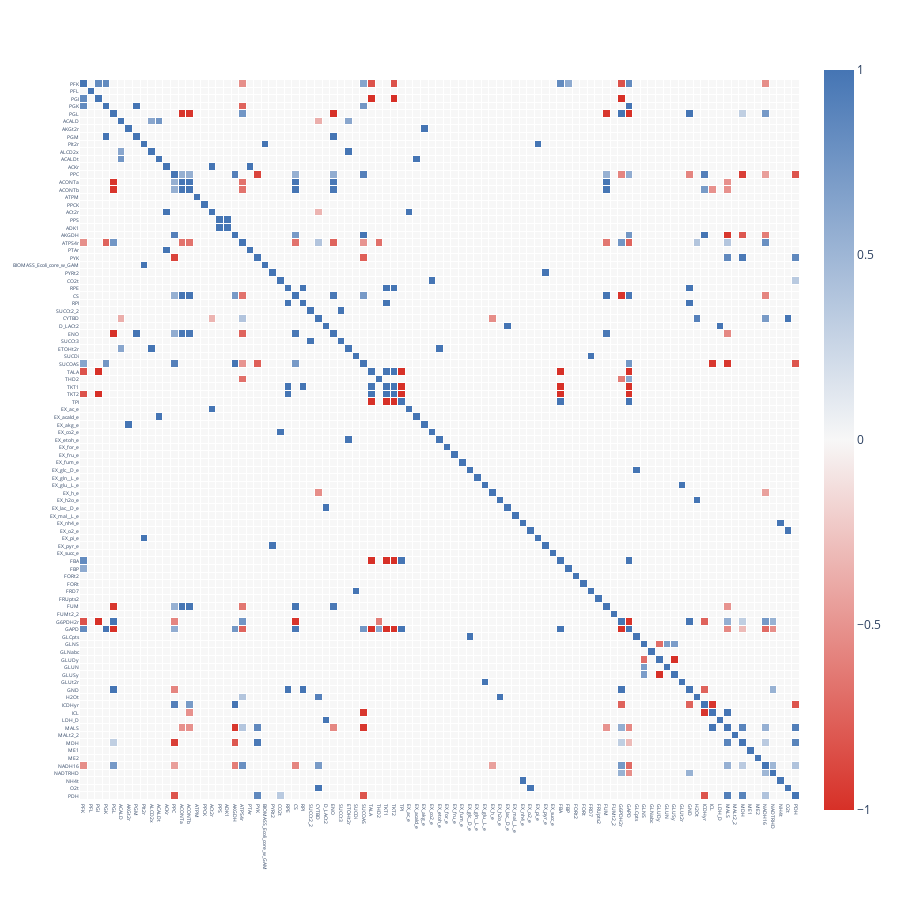
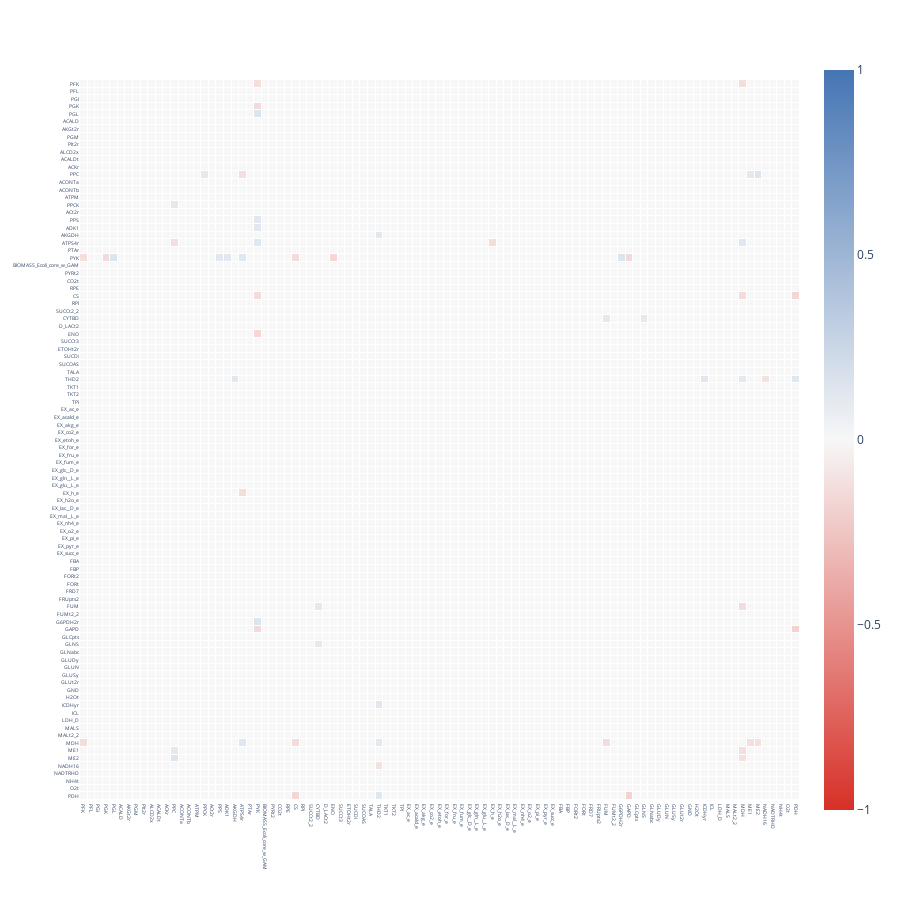
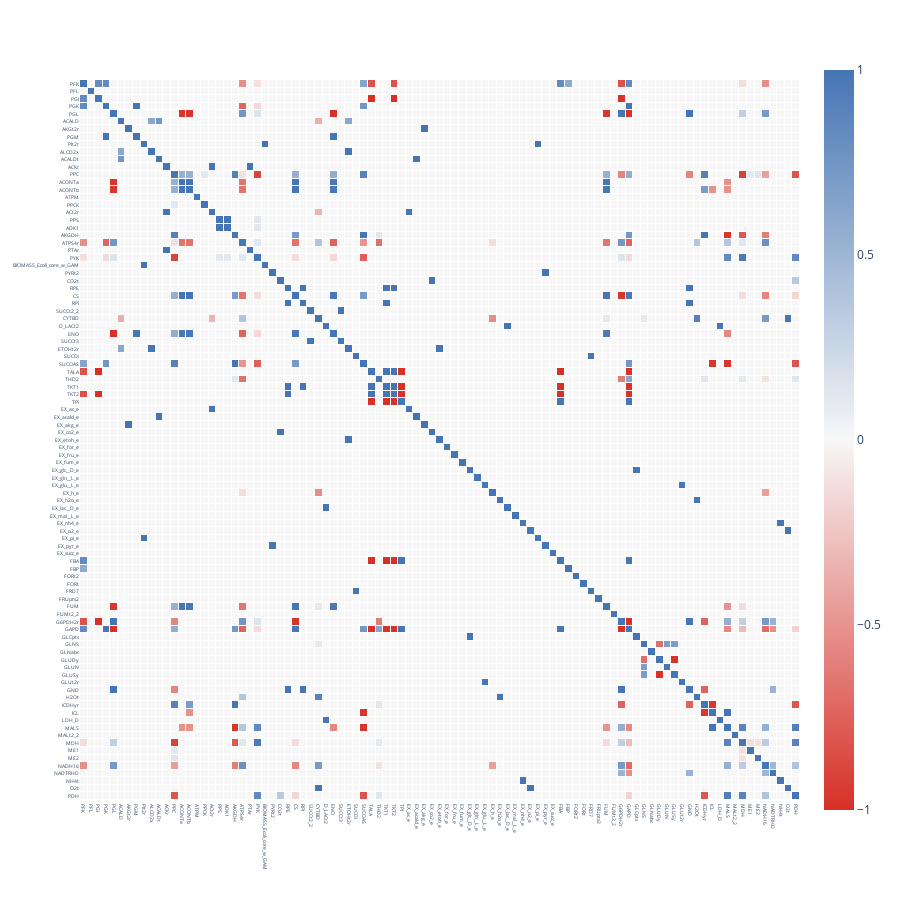

Notebook cell for these charts, in order:
### Code cell
cobra_reactions_str = [str(reaction.id) for reaction in ec_cobra_model.reactions]

plot_correlation_matrix(linear_correlation_matrix, cobra_reactions_str)
plot_correlation_matrix(non_linear_correlation_matrix, cobra_reactions_str)
plot_correlation_matrix(mixed_correlation_matrix, cobra_reactions_str)

### Figure 1 — Plotly figure (JSON) as saved in the notebook; plotly's stock layout.template omitted (floating-point values rounded to 4 significant figures; data arrays with more than 128 entries replaced by an {"elided": "..."} marker saying what was removed)
{"data": [{"coloraxis": "coloraxis", "hoverongaps": false, "hovertemplate": "x: %{x}<br>y: %{y}<br>color: %{z}<extra></extra>", "name": "0", "type": "heatmap", "x": ["PFK", "PFL", "PGI", "PGK", "PGL", "ACALD", "AKGt2r", "PGM", "PIt2r", "ALCD2x", "ACALDt", "ACKr", "PPC", "ACONTa", "ACONTb", "ATPM", "PPCK", "ACt2r", "PPS", "ADK1", "AKGDH", "ATPS4r", "PTAr", "PYK", "BIOMASS_Ecoli_core_w_GAM", "PYRt2", "CO2t", "RPE", "CS", "RPI", "SUCCt2_2", "CYTBD", "D_LACt2", "ENO", "SUCCt3", "ETOHt2r", "SUCDi", "SUCOAS", "TALA", "THD2", "TKT1", "TKT2", "TPI", "EX_ac_e", "EX_acald_e", "EX_akg_e", "EX_co2_e", "EX_etoh_e", "EX_for_e", "EX_fru_e", "EX_fum_e", "EX_glc__D_e", "EX_gln__L_e", "EX_glu__L_e", "EX_h_e", "EX_h2o_e", "EX_lac__D_e", "EX_mal__L_e", "EX_nh4_e", "EX_o2_e", "EX_pi_e", "EX_pyr_e", "EX_succ_e", "FBA", "FBP", "FORt2", "FORt", "FRD7", "FRUpts2", "FUM", "FUMt2_2", "G6PDH2r", "GAPD", "GLCpts", "GLNS", "GLNabc", "GLUDy", "GLUN", "GLUSy", "GLUt2r", "GND", "H2Ot", "ICDHyr", "ICL", "LDH_D", "MALS", "MALt2_2", "MDH", "ME1", "ME2", "NADH16", "NADTRHD", "NH4t", "O2t", "PDH"], "xaxis": "x", "xgap": 1, "y": ["PFK", "PFL", "PGI", "PGK", "PGL", "ACALD", "AKGt2r", "PGM", "PIt2r", "ALCD2x", "ACALDt", "ACKr", "PPC", "ACONTa", "ACONTb", "ATPM", "PPCK", "ACt2r", "PPS", "ADK1", "AKGDH", "ATPS4r", "PTAr", "PYK", "BIOMASS_Ecoli_core_w_GAM", "PYRt2", "CO2t", "RPE", "CS", "RPI", "SUCCt2_2", "CYTBD", "D_LACt2", "ENO", "SUCCt3", "ETOHt2r", "SUCDi", "SUCOAS", "TALA", "THD2", "TKT1", "TKT2", "TPI", "EX_ac_e", "EX_acald_e", "EX_akg_e", "EX_co2_e", "EX_etoh_e", "EX_for_e", "EX_fru_e", "EX_fum_e", "EX_glc__D_e", "EX_gln__L_e", "EX_glu__L_e", "EX_h_e", "EX_h2o_e", "EX_lac__D_e", "EX_mal__L_e", "EX_nh4_e", "EX_o2_e", "EX_pi_e", "EX_pyr_e", "EX_succ_e", "FBA", "FBP", "FORt2", "FORt", "FRD7", "FRUpts2", "FUM", "FUMt2_2", "G6PDH2r", "GAPD", "GLCpts", "GLNS", "GLNabc", "GLUDy", "GLUN", "GLUSy", "GLUt2r", "GND", "H2Ot", "ICDHyr", "ICL", "LDH_D", "MALS", "MALt2_2", "MDH", "ME1", "ME2", "NADH16", "NADTRHD", "NH4t", "O2t", "PDH"], "yaxis": "y", "ygap": 1, "z": {"elided": "95x95 float values"}}], "layout": {"coloraxis": {"cmax": 1, "cmin": -1, "colorscale": [[0, "#d73027"], [0.5, "#f7f7f7"], [1, "#4575b4"]]}, "height": 900, "margin": {"t": 60}, "plot_bgcolor": "rgba(0,0,0,0)", "width": 900, "xaxis": {"anchor": "y", "constrain": "domain", "domain": [0, 1], "scaleanchor": "y", "tickfont": {"size": 5}}, "yaxis": {"anchor": "x", "autorange": "reversed", "constrain": "domain", "domain": [0, 1], "tickfont": {"size": 5}}}}

### Figure 2 — Plotly figure (JSON) as saved in the notebook; plotly's stock layout.template omitted (floating-point values rounded to 4 significant figures; data arrays with more than 128 entries replaced by an {"elided": "..."} marker saying what was removed)
{"data": [{"coloraxis": "coloraxis", "hoverongaps": false, "hovertemplate": "x: %{x}<br>y: %{y}<br>color: %{z}<extra></extra>", "name": "0", "type": "heatmap", "x": ["PFK", "PFL", "PGI", "PGK", "PGL", "ACALD", "AKGt2r", "PGM", "PIt2r", "ALCD2x", "ACALDt", "ACKr", "PPC", "ACONTa", "ACONTb", "ATPM", "PPCK", "ACt2r", "PPS", "ADK1", "AKGDH", "ATPS4r", "PTAr", "PYK", "BIOMASS_Ecoli_core_w_GAM", "PYRt2", "CO2t", "RPE", "CS", "RPI", "SUCCt2_2", "CYTBD", "D_LACt2", "ENO", "SUCCt3", "ETOHt2r", "SUCDi", "SUCOAS", "TALA", "THD2", "TKT1", "TKT2", "TPI", "EX_ac_e", "EX_acald_e", "EX_akg_e", "EX_co2_e", "EX_etoh_e", "EX_for_e", "EX_fru_e", "EX_fum_e", "EX_glc__D_e", "EX_gln__L_e", "EX_glu__L_e", "EX_h_e", "EX_h2o_e", "EX_lac__D_e", "EX_mal__L_e", "EX_nh4_e", "EX_o2_e", "EX_pi_e", "EX_pyr_e", "EX_succ_e", "FBA", "FBP", "FORt2", "FORt", "FRD7", "FRUpts2", "FUM", "FUMt2_2", "G6PDH2r", "GAPD", "GLCpts", "GLNS", "GLNabc", "GLUDy", "GLUN", "GLUSy", "GLUt2r", "GND", "H2Ot", "ICDHyr", "ICL", "LDH_D", "MALS", "MALt2_2", "MDH", "ME1", "ME2", "NADH16", "NADTRHD", "NH4t", "O2t", "PDH"], "xaxis": "x", "xgap": 1, "y": ["PFK", "PFL", "PGI", "PGK", "PGL", "ACALD", "AKGt2r", "PGM", "PIt2r", "ALCD2x", "ACALDt", "ACKr", "PPC", "ACONTa", "ACONTb", "ATPM", "PPCK", "ACt2r", "PPS", "ADK1", "AKGDH", "ATPS4r", "PTAr", "PYK", "BIOMASS_Ecoli_core_w_GAM", "PYRt2", "CO2t", "RPE", "CS", "RPI", "SUCCt2_2", "CYTBD", "D_LACt2", "ENO", "SUCCt3", "ETOHt2r", "SUCDi", "SUCOAS", "TALA", "THD2", "TKT1", "TKT2", "TPI", "EX_ac_e", "EX_acald_e", "EX_akg_e", "EX_co2_e", "EX_etoh_e", "EX_for_e", "EX_fru_e", "EX_fum_e", "EX_glc__D_e", "EX_gln__L_e", "EX_glu__L_e", "EX_h_e", "EX_h2o_e", "EX_lac__D_e", "EX_mal__L_e", "EX_nh4_e", "EX_o2_e", "EX_pi_e", "EX_pyr_e", "EX_succ_e", "FBA", "FBP", "FORt2", "FORt", "FRD7", "FRUpts2", "FUM", "FUMt2_2", "G6PDH2r", "GAPD", "GLCpts", "GLNS", "GLNabc", "GLUDy", "GLUN", "GLUSy", "GLUt2r", "GND", "H2Ot", "ICDHyr", "ICL", "LDH_D", "MALS", "MALt2_2", "MDH", "ME1", "ME2", "NADH16", "NADTRHD", "NH4t", "O2t", "PDH"], "yaxis": "y", "ygap": 1, "z": {"elided": "95x95 float values"}}], "layout": {"coloraxis": {"cmax": 1, "cmin": -1, "colorscale": [[0, "#d73027"], [0.5, "#f7f7f7"], [1, "#4575b4"]]}, "height": 900, "margin": {"t": 60}, "plot_bgcolor": "rgba(0,0,0,0)", "width": 900, "xaxis": {"anchor": "y", "constrain": "domain", "domain": [0, 1], "scaleanchor": "y", "tickfont": {"size": 5}}, "yaxis": {"anchor": "x", "autorange": "reversed", "constrain": "domain", "domain": [0, 1], "tickfont": {"size": 5}}}}

### Figure 3 — Plotly figure (JSON) as saved in the notebook; plotly's stock layout.template omitted (floating-point values rounded to 4 significant figures; data arrays with more than 128 entries replaced by an {"elided": "..."} marker saying what was removed)
{"data": [{"coloraxis": "coloraxis", "hoverongaps": false, "hovertemplate": "x: %{x}<br>y: %{y}<br>color: %{z}<extra></extra>", "name": "0", "type": "heatmap", "x": ["PFK", "PFL", "PGI", "PGK", "PGL", "ACALD", "AKGt2r", "PGM", "PIt2r", "ALCD2x", "ACALDt", "ACKr", "PPC", "ACONTa", "ACONTb", "ATPM", "PPCK", "ACt2r", "PPS", "ADK1", "AKGDH", "ATPS4r", "PTAr", "PYK", "BIOMASS_Ecoli_core_w_GAM", "PYRt2", "CO2t", "RPE", "CS", "RPI", "SUCCt2_2", "CYTBD", "D_LACt2", "ENO", "SUCCt3", "ETOHt2r", "SUCDi", "SUCOAS", "TALA", "THD2", "TKT1", "TKT2", "TPI", "EX_ac_e", "EX_acald_e", "EX_akg_e", "EX_co2_e", "EX_etoh_e", "EX_for_e", "EX_fru_e", "EX_fum_e", "EX_glc__D_e", "EX_gln__L_e", "EX_glu__L_e", "EX_h_e", "EX_h2o_e", "EX_lac__D_e", "EX_mal__L_e", "EX_nh4_e", "EX_o2_e", "EX_pi_e", "EX_pyr_e", "EX_succ_e", "FBA", "FBP", "FORt2", "FORt", "FRD7", "FRUpts2", "FUM", "FUMt2_2", "G6PDH2r", "GAPD", "GLCpts", "GLNS", "GLNabc", "GLUDy", "GLUN", "GLUSy", "GLUt2r", "GND", "H2Ot", "ICDHyr", "ICL", "LDH_D", "MALS", "MALt2_2", "MDH", "ME1", "ME2", "NADH16", "NADTRHD", "NH4t", "O2t", "PDH"], "xaxis": "x", "xgap": 1, "y": ["PFK", "PFL", "PGI", "PGK", "PGL", "ACALD", "AKGt2r", "PGM", "PIt2r", "ALCD2x", "ACALDt", "ACKr", "PPC", "ACONTa", "ACONTb", "ATPM", "PPCK", "ACt2r", "PPS", "ADK1", "AKGDH", "ATPS4r", "PTAr", "PYK", "BIOMASS_Ecoli_core_w_GAM", "PYRt2", "CO2t", "RPE", "CS", "RPI", "SUCCt2_2", "CYTBD", "D_LACt2", "ENO", "SUCCt3", "ETOHt2r", "SUCDi", "SUCOAS", "TALA", "THD2", "TKT1", "TKT2", "TPI", "EX_ac_e", "EX_acald_e", "EX_akg_e", "EX_co2_e", "EX_etoh_e", "EX_for_e", "EX_fru_e", "EX_fum_e", "EX_glc__D_e", "EX_gln__L_e", "EX_glu__L_e", "EX_h_e", "EX_h2o_e", "EX_lac__D_e", "EX_mal__L_e", "EX_nh4_e", "EX_o2_e", "EX_pi_e", "EX_pyr_e", "EX_succ_e", "FBA", "FBP", "FORt2", "FORt", "FRD7", "FRUpts2", "FUM", "FUMt2_2", "G6PDH2r", "GAPD", "GLCpts", "GLNS", "GLNabc", "GLUDy", "GLUN", "GLUSy", "GLUt2r", "GND", "H2Ot", "ICDHyr", "ICL", "LDH_D", "MALS", "MALt2_2", "MDH", "ME1", "ME2", "NADH16", "NADTRHD", "NH4t", "O2t", "PDH"], "yaxis": "y", "ygap": 1, "z": {"elided": "95x95 float values"}}], "layout": {"coloraxis": {"cmax": 1, "cmin": -1, "colorscale": [[0, "#d73027"], [0.5, "#f7f7f7"], [1, "#4575b4"]]}, "height": 900, "margin": {"t": 60}, "plot_bgcolor": "rgba(0,0,0,0)", "width": 900, "xaxis": {"anchor": "y", "constrain": "domain", "domain": [0, 1], "scaleanchor": "y", "tickfont": {"size": 5}}, "yaxis": {"anchor": "x", "autorange": "reversed", "constrain": "domain", "domain": [0, 1], "tickfont": {"size": 5}}}}
